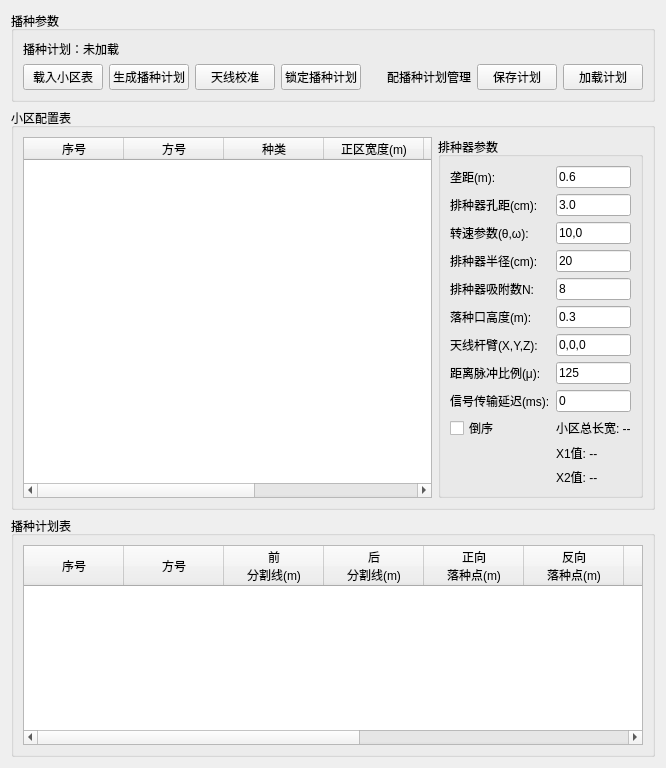
      <widget class="QWidget" name="tab_data">
       <attribute name="title">
        <string>数据窗口</string>
       </attribute>
       <layout class="QVBoxLayout" name="verticalLayout_4">
        <item>
         <widget class="QGroupBox" name="databaseGroupBox">
          <property name="title">
           <string>播种参数</string>
          </property>
          <layout class="QVBoxLayout" name="databaseLayout">
           <item>
            <widget class="QLabel" name="databaseStatusLabel">
             <property name="text">
              <string>播种计划：未加载</string>
             </property>
            </widget>
           </item>
           <item>
            <layout class="QHBoxLayout">
             <item>
              <widget class="QPushButton" name="connectDatabaseButton">
               <property name="text">
                <string>载入小区表</string>
               </property>
              </widget>
             </item>
             <item>
              <widget class="QPushButton" name="generateSeedingPlanButton">
               <property name="text">
                <string>生成播种计划</string>
               </property>
              </widget>
             </item>
             <item>
              <widget class="QPushButton" name="antennaCalibrationButton">
               <property name="text">
                <string>天线校准</string>
               </property>
              </widget>
             </item>
             <item>
              <widget class="QPushButton" name="lockSeedingPlanButton">
               <property name="text">
                <string>锁定播种计划</string>
               </property>
              </widget>
             </item>
             <item>
              <spacer name="horizontalSpacer">
               <property name="orientation">
                <enum>Qt::Orientation::Horizontal</enum>
               </property>
               <property name="sizeHint" stdset="0">
                <size>
                 <width>20</width>
                 <height>20</height>
                </size>
               </property>
              </spacer>
             </item>
             <item>
              <widget class="QLabel" name="configFileLabel">
               <property name="text">
                <string>配播种计划管理</string>
               </property>
              </widget>
             </item>
             <item>
              <widget class="QPushButton" name="saveConfigFileButton">
               <property name="text">
                <string>保存计划</string>
               </property>
              </widget>
             </item>
             <item>
              <widget class="QPushButton" name="loadConfigFileButton">
               <property name="text">
                <string>加载计划</string>
               </property>
              </widget>
             </item>
            </layout>
           </item>
          </layout>
         </widget>
        </item>
        <item>
         <widget class="QGroupBox" name="jobInfoGroupBox">
          <property name="title">
           <string>小区配置表</string>
          </property>
          <layout class="QHBoxLayout" name="jobInfoLayout">
           <item>
            <widget class="QTableWidget" name="cellConfigTableWidget">
             <property name="sizePolicy">
              <sizepolicy hsizetype="Expanding" vsizetype="Expanding">
               <horstretch>3</horstretch>
               <verstretch>1</verstretch>
              </sizepolicy>
             </property>
             <property name="minimumSize">
              <size>
               <width>0</width>
               <height>200</height>
              </size>
             </property>
             <property name="rowCount">
              <number>0</number>
             </property>
             <property name="columnCount">
              <number>7</number>
             </property>
             <attribute name="verticalHeaderVisible">
              <bool>false</bool>
             </attribute>
             <column>
              <property name="text">
               <string>序号</string>
              </property>
             </column>
             <column>
              <property name="text">
               <string>方号</string>
              </property>
             </column>
             <column>
              <property name="text">
               <string>种类</string>
              </property>
             </column>
             <column>
              <property name="text">
               <string>正区宽度(m)</string>
              </property>
             </column>
             <column>
              <property name="text">
               <string>过道宽度(m)</string>
              </property>
             </column>
             <column>
              <property name="text">
               <string>株距(cm)</string>
              </property>
             </column>
             <column>
              <property name="text">
               <string>垄数</string>
              </property>
             </column>
            </widget>
           </item>
           <item>
            <widget class="QGroupBox" name="seederParamsGroupBox">
             <property name="sizePolicy">
              <sizepolicy hsizetype="Expanding" vsizetype="Expanding">
               <horstretch>1</horstretch>
               <verstretch>1</verstretch>
              </sizepolicy>
             </property>
             <property name="title">
              <string>排种器参数</string>
             </property>
             <layout class="QGridLayout" name="seederParamsLayout">
              <item row="0" column="0">
               <widget class="QLabel" name="rowSpacingLabel">
                <property name="text">
                 <string>垄距(m):</string>
                </property>
               </widget>
              </item>
              <item row="0" column="1">
               <widget class="QLineEdit" name="rowSpacingLineEdit">
                <property name="text">
                 <string>0.6</string>
                </property>
               </widget>
              </item>
              <item row="1" column="0">
               <widget class="QLabel" name="seedHoleDistanceLabel">
                <property name="text">
                 <string>排种器孔距(cm):</string>
                </property>
               </widget>
              </item>
              <item row="1" column="1">
               <widget class="QLineEdit" name="seedHoleDistanceLineEdit">
                <property name="text">
                 <string>3.0</string>
                </property>
               </widget>
              </item>
              <item row="2" column="0">
               <widget class="QLabel" name="seedSpeedRatioLabel">
                <property name="text">
                 <string>转速参数(θ,ω):</string>
                </property>
               </widget>
              </item>
              <item row="2" column="1">
               <widget class="QLineEdit" name="seedSpeedRatioLineEdit">
                <property name="text">
                 <string>10,0</string>
                </property>
               </widget>
              </item>
              <item row="3" column="0">
               <widget class="QLabel" name="seedRadiusLabel">
                <property name="text">
                 <string>排种器半径(cm):</string>
                </property>
               </widget>
              </item>
              <item row="3" column="1">
               <widget class="QLineEdit" name="seedRadiusLineEdit">
                <property name="text">
                 <string>20</string>
                </property>
               </widget>
              </item>
              <item row="4" column="0">
               <widget class="QLabel" name="seedAdsorbCountLabel">
                <property name="text">
                 <string>排种器吸附数N:</string>
                </property>
               </widget>
              </item>
              <item row="4" column="1">
               <widget class="QLineEdit" name="seedAdsorbCountLineEdit">
                <property name="text">
                 <string>8</string>
                </property>
               </widget>
              </item>
              <item row="5" column="0">
               <widget class="QLabel" name="seedDropHeightLabel">
                <property name="text">
                 <string>落种口高度(m):</string>
                </property>
               </widget>
              </item>
              <item row="5" column="1">
               <widget class="QLineEdit" name="seedDropHeightLineEdit">
                <property name="text">
                 <string>0.3</string>
                </property>
               </widget>
              </item>
              <item row="6" column="0">
               <widget class="QLabel" name="antennaArmLabel">
                <property name="text">
                 <string>天线杆臂(X,Y,Z):</string>
                </property>
               </widget>
              </item>
              <item row="6" column="1">
               <widget class="QLineEdit" name="antennaArmLineEdit">
                <property name="text">
                 <string>0,0,0</string>
                </property>
               </widget>
              </item>
              <item row="7" column="0">
               <widget class="QLabel" name="distancePulseRatioLabel">
                <property name="text">
                 <string>距离脉冲比例(μ):</string>
                </property>
               </widget>
              </item>
              <item row="7" column="1">
               <widget class="QLineEdit" name="distancePulseRatioLineEdit">
                <property name="text">
                 <string>125</string>
                </property>
               </widget>
              </item>
              <item row="8" column="0">
               <widget class="QLabel" name="signalTransmissionDelayLabel">
                <property name="text">
                 <string>信号传输延迟(ms):</string>
                </property>
               </widget>
              </item>
              <item row="8" column="1">
               <widget class="QLineEdit" name="signalTransmissionDelayLineEdit">
                <property name="text">
                 <string>0</string>
                </property>
               </widget>
              </item>
              <item row="9" column="0">
               <widget class="QCheckBox" name="reverseOrderCheckBox">
                <property name="minimumSize">
                 <size>
                  <width>50</width>
                  <height>20</height>
                 </size>
                </property>
                <property name="maximumSize">
                 <size>
                  <width>100</width>
                  <height>20</height>
                 </size>
                </property>
                <property name="text">
                 <string>倒序</string>
                </property>
               </widget>
              </item>
              <item row="9" column="1">
               <widget class="QLabel" name="cellAreaLabel">
                <property name="text">
                 <string>小区总长宽: --</string>
                </property>
               </widget>
              </item>
              <item row="10" column="1">
               <widget class="QLabel" name="x1ValueLabel">
                <property name="text">
                 <string>X1值: --</string>
                </property>
               </widget>
              </item>
              <item row="11" column="1">
               <widget class="QLabel" name="x2ValueLabel">
                <property name="text">
                 <string>X2值: --</string>
                </property>
               </widget>
              </item>
             </layout>
            </widget>
           </item>
          </layout>
         </widget>
        </item>
        <item>
         <widget class="QGroupBox" name="operationControlGroupBox">
          <property name="title">
           <string>播种计划表</string>
          </property>
          <layout class="QVBoxLayout" name="operationControlLayout">
           <item>
            <widget class="QTableWidget" name="seedingPlanTableWidget">
             <property name="minimumSize">
              <size>
               <width>0</width>
               <height>200</height>
              </size>
             </property>
             <property name="rowCount">
              <number>0</number>
             </property>
             <property name="columnCount">
              <number>11</number>
             </property>
             <attribute name="verticalHeaderVisible">
              <bool>false</bool>
             </attribute>
             <column>
              <property name="text">
               <string>序号</string>
              </property>
             </column>
             <column>
              <property name="text">
               <string>方号</string>
              </property>
             </column>
             <column>
              <property name="text">
               <string>前
分割线(m)</string>
              </property>
             </column>
             <column>
              <property name="text">
               <string>后
分割线(m)</string>
              </property>
             </column>
             <column>
              <property name="text">
               <string>正向
落种点(m)</string>
              </property>
             </column>
             <column>
              <property name="text">
               <string>反向
落种点(m)</string>
              </property>
             </column>
             <column>
              <property name="text">
               <string>正向
触发线(m)</string>
              </property>
             </column>
             <column>
              <property name="text">
               <string>反向
触发线(m)</string>
              </property>
             </column>
             <column>
              <property name="text">
               <string>正向
触发参数</string>
              </property>
             </column>
             <column>
              <property name="text">
               <string>反向
触发参数</string>
              </property>
             </column>
             <column>
              <property name="text">
               <string>株距参数</string>
              </property>
             </column>
            </widget>
           </item>
          </layout>
         </widget>
        </item>
       </layout>
      </widget>
